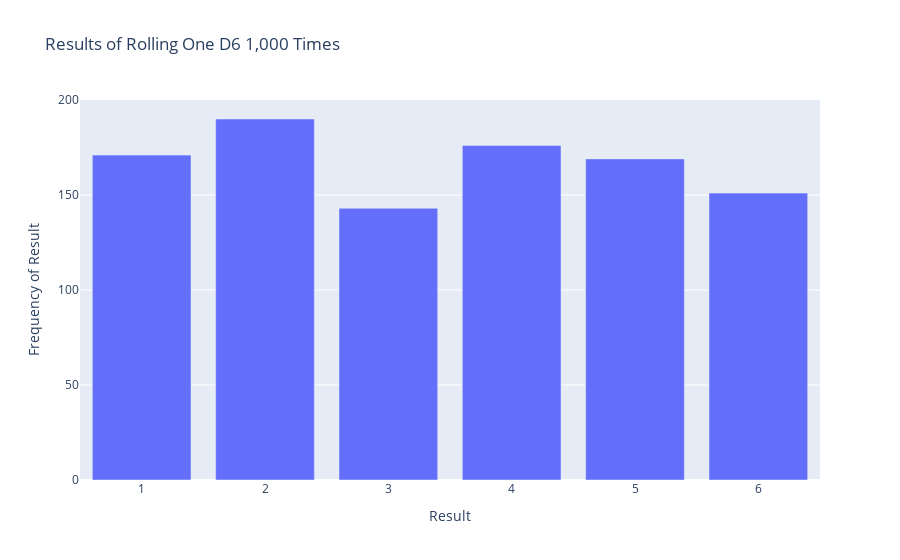

Notebook code for this chart:
### Markdown cell above
### 使用Numpy来实现掷骰子

### Code cell
import numpy as np
import plotly.express as px

num_sides = 6

# Make some rolls, and store results in a NumPy array.
results = np.random.randint(1, num_sides + 1, size=1000)

# Analyze the results using NumPy functions.
poss_results = np.arange(1, num_sides + 1)
frequencies = np.bincount(results, minlength=num_sides+1)[1:]

# Visualize the results.
title = "Results of Rolling One D6 1,000 Times"
labels = {'x': 'Result', 'y': 'Frequency of Result'}
fig = px.bar(x=poss_results, y=frequencies, title=title, labels=labels)
fig.show()

### Figure 1 — Plotly figure (JSON) as saved in the notebook; plotly's stock layout.template omitted (floating-point values rounded to 4 significant figures)
{"data": [{"alignmentgroup": "True", "hovertemplate": "Result=%{x}<br>Frequency of Result=%{y}<extra></extra>", "legendgroup": "", "marker": {"color": "#636efa", "pattern": {"shape": ""}}, "name": "", "offsetgroup": "", "orientation": "v", "showlegend": false, "textposition": "auto", "type": "bar", "x": [1, 2, 3, 4, 5, 6], "xaxis": "x", "y": [171, 190, 143, 176, 169, 151], "yaxis": "y"}], "layout": {"barmode": "relative", "legend": {"tracegroupgap": 0}, "title": {"text": "Results of Rolling One D6 1,000 Times"}, "xaxis": {"anchor": "y", "domain": [0, 1], "title": {"text": "Result"}}, "yaxis": {"anchor": "x", "domain": [0, 1], "title": {"text": "Frequency of Result"}}}}
